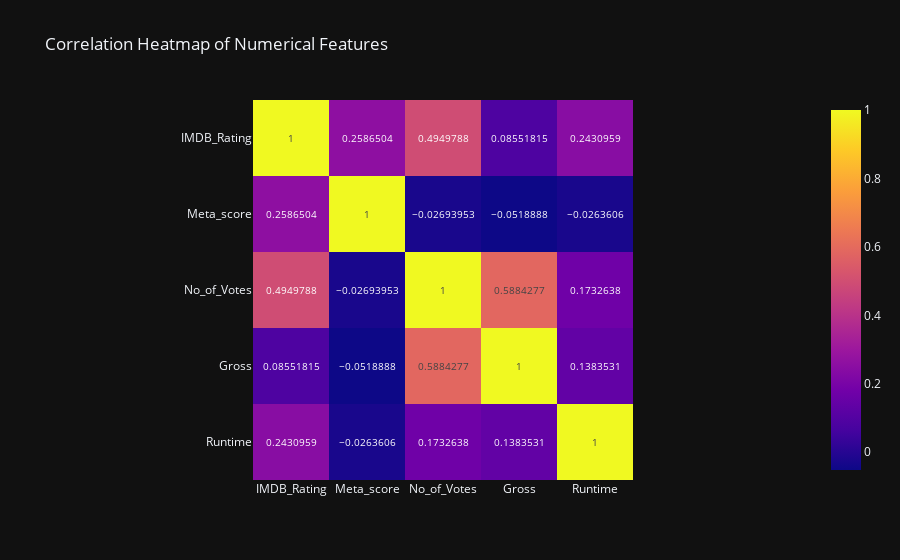

Notebook code for this chart:
### Markdown cell above
This heatmap visualizes the correlations between various numerical features, such as IMDB ratings, metascore, votes, and gross revenue. It helps identify relationships, such as whether a higher IMDB rating correlates with higher gross revenue.

### Code cell
import plotly.express as px
import numpy as np

# Compute the correlation matrix
corr_matrix = df[['IMDB_Rating', 'Meta_score', 'No_of_Votes', 'Gross', 'Runtime']].corr()

# Create a heatmap
fig = px.imshow(corr_matrix, text_auto=True, title='Correlation Heatmap of Numerical Features')
fig.show()

### Figure 1 — Plotly figure (JSON) as saved in the notebook; plotly's stock layout.template omitted (floating-point values rounded to 4 significant figures)
{"data": [{"coloraxis": "coloraxis", "name": "0", "texttemplate": "%{z}", "x": ["IMDB_Rating", "Meta_score", "No_of_Votes", "Gross", "Runtime"], "y": ["IMDB_Rating", "Meta_score", "No_of_Votes", "Gross", "Runtime"], "z": [[1.0, 0.2587, 0.495, 0.08552, 0.2431], [0.2587, 1.0, -0.02694, -0.05189, -0.02636], [0.495, -0.02694, 1.0, 0.5884, 0.1733], [0.08552, -0.05189, 0.5884, 1.0, 0.1384], [0.2431, -0.02636, 0.1733, 0.1384, 1.0]], "type": "heatmap", "xaxis": "x", "yaxis": "y", "hovertemplate": "x: %{x}<br>y: %{y}<br>color: %{z}<extra></extra>"}], "layout": {"xaxis": {"anchor": "y", "domain": [0.0, 1.0], "scaleanchor": "y", "constrain": "domain"}, "yaxis": {"anchor": "x", "domain": [0.0, 1.0], "autorange": "reversed", "constrain": "domain"}, "coloraxis": {"colorscale": [[0.0, "#0d0887"], [0.1111, "#46039f"], [0.2222, "#7201a8"], [0.3333, "#9c179e"], [0.4444, "#bd3786"], [0.5556, "#d8576b"], [0.6667, "#ed7953"], [0.7778, "#fb9f3a"], [0.8889, "#fdca26"], [1.0, "#f0f921"]]}, "title": {"text": "Correlation Heatmap of Numerical Features"}}}
